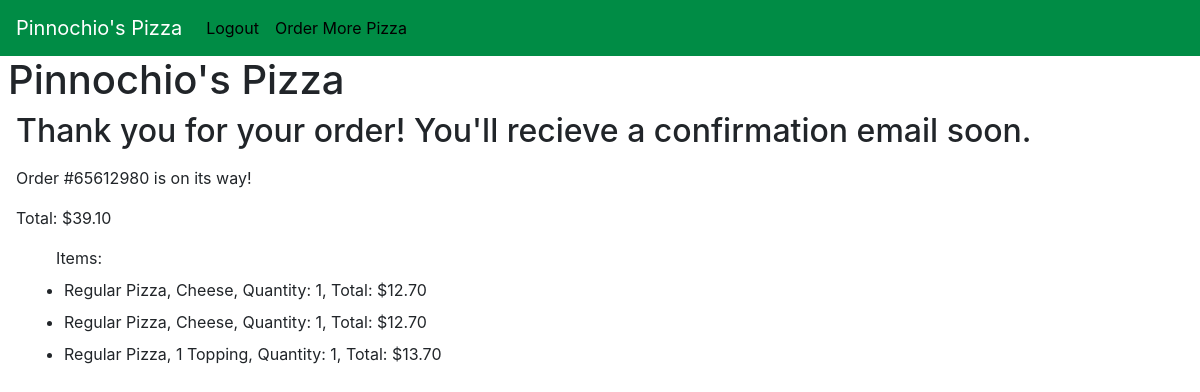
/thankyou/23 (signed in), run on the app's committed database.
### orders/models.py (models this page shows, shortened)
class Order(models.Model):
    user = models.ForeignKey(User, on_delete=models.PROTECT, related_name="orders")
    order_id = models.IntegerField(default=-1, null=True, blank=True, editable=False)
    created = models.DateTimeField(auto_now_add=True, editable=False)
    updated = models.DateTimeField(auto_now=True, editable=False)
    def __str__(self):
        return f"Order #{self.order_id}"
    def total(self):
        total = Decimal('0.00').quantize(Decimal('0.01'))
        for item in self.items.all():
            total += Decimal(item.total()).quantize(Decimal('0.01'))
        return str(total)

class OrderItem(models.Model):
    LARGE = "LG"
    SMALL = "SM"
    size_choices = [
        (LARGE, "Large"),
        (SMALL, "Small")
    ]
    order = models.ForeignKey(Order, on_delete=models.CASCADE, related_name="items",
        blank=True, null=True)
    dish = models.ForeignKey(Dish, on_delete=models.PROTECT, related_name="orderitem")
    quantity = models.IntegerField(default=1)
    size = models.CharField(choices=size_choices, max_length=2)
    toppings = models.ManyToManyField(Topping, related_name="items", blank=True)
    user = models.ForeignKey(User, on_delete=models.PROTECT, related_name="items", default=1)
    created = models.DateTimeField(auto_now_add=True, editable=False)
    updated = models.DateTimeField(auto_now=True, editable=False)
    def __str__(self):
        return f"{self.dish.category}, {self.dish.name}, Quantity: {self.quantity}, Total: ${self.total()}"
    def total(self):
        if self.size == self.LARGE:
            price = self.dish.large_price
        else:
            price = self.dish.small_price
        if self.dish.category.pk == 3:
            for topping in self.toppings.all():
                price += topping.price
        total = (Decimal(price) * Decimal(self.quantity)).quantize(Decimal('0.01'))
        return str(total)

class Dish(models.Model):
    name = models.CharField(max_length=64)
    category = models.ForeignKey(Category, on_delete=models.CASCADE,
        related_name="dishes")
    small_price = models.DecimalField(max_digits=5, decimal_places=2,
        null=True, blank=True)
    large_price = models.DecimalField(max_digits=5, decimal_places=2)
    num_toppings = models.IntegerField(default=0)

class Category(models.Model):
    name = models.CharField(max_length=64)
    def __str__(self):
        return f"{self.name}"

### orders/views.py (the view)
# urls.py: path("thankyou/<int:order_id>", views.thank_you, name="thank_you"),
def thank_you(request, order_id):
    if not request.user.is_authenticated:
        return HttpResponseRedirect(reverse("login"))
    try:
        order = Order.objects.get(pk=order_id)
    except Order.DoesNotExist:
        raise Http404("Order does not exist")
    except OrderItem.MultipleObjectsReturned:
        return render(request, "orders/error.html",
            {"message": "Invalid request - duplicate order ID"})
    context = {
        "order": order
    }
    return render(request, "orders/thankyou.html", context)

### orders/templates/orders/thankyou.html (shortened to what this page needs)
{% extends "orders/layout.html" %}
{% block nav %}
    <ul class="navbar-nav mr-auto">
        <li class="nav-item">
            <a href="{% url 'logout' %}" class="nav-link" style="color:black;">
                Logout
            </a>
        </li>
        <li class="nav-item">
            <a href="{% url 'index' %}" class="nav-link" style="color:black;">
                    Order More Pizza
            </a>
        </li>
    </ul>
{% endblock %}
{% block body %}
    <h2 class="ml-3">
        Thank you for your order! You'll recieve a confirmation email soon.
    </h2>
    <p class="m-3">
        {{ order }} is on its way!
    </p>
    <p class="m-3">
        Total: ${{ order.total }}
    </p>
    <ul class="m-3">
        <lh>
            Items:
        </lh>
        {% for item in order.items.all %}
            <li class="m-2">
                {{ item }}
            </li>
        {% endfor %}
    </ul>
{% endblock %}

### data on the page
Order: order "Order #65612980", total "39.10"
OrderItem: dish+quantity+size "Regular Pizza, Cheese, Quantity: 1, Total: $12.70"
OrderItem: dish+quantity+size "Regular Pizza, Cheese, Quantity: 1, Total: $12.70"
OrderItem: dish+quantity+size "Regular Pizza, 1 Topping, Quantity: 1, Total: $13.70"
